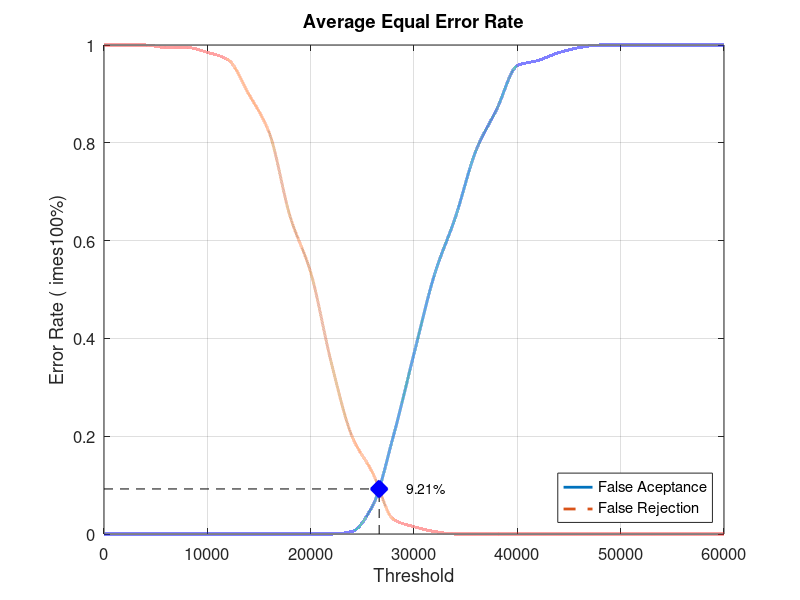
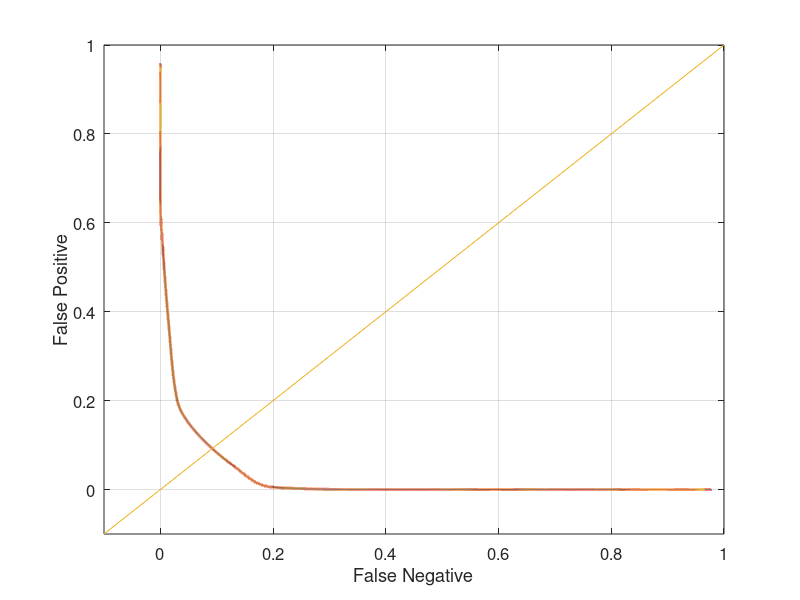

Recreate these plots in MATLAB, in order.
close all;
clear;
clc;
x = 0:2000:60000;
xq = 0:0.5:60000;

y0 = [0 0 0 0 0 0 0 0 0 0 0 0 0.00526316 0.0578947 0.2 0.368421 0.531579 0.647368 0.784211 0.868421 0.957895 0.968421 0.984211 0.994737 1 1 1 1 1 1 1]
yy0 = interp1(x, y0, xq, 'pchip');
y1 = [1 1 1 0.995 0.995 0.985 0.97 0.9 0.82 0.65 0.535 0.35 0.2 0.125 0.03 0.015 0.005 0 0 0 0 0 0 0 0 0 0 0 0 0 0]
yy1 = interp1(x, y1, xq, 'pchip');

% Calculating EER: 
y2 = abs(y0 - y1);
find(y2 == min(y2))
yy2 = abs(yy0 - yy1);
xEER = find(yy2 == min(yy2));
xEERIndex = xq(xEER) % X-axis EER
yEER = yy0(xEER) % Y-axis EER

main = figure
plot(xq, yy0,'-','LineWidth', 2);	hold on
plot(xq, yy1,'--','LineWidth', 2);	hold on
plot([xEERIndex xEERIndex], [0 yEER], 'k--');	hold on
plot([0 xEERIndex], [yEER yEER], 'k--');	hold on
plot(xEERIndex, yEER, 'bx', 'LineWidth', 10);	hold on
text(xEERIndex + 10 * xEERIndex / 100, yEER, [num2str(round((10000 * yEER)) / 100) '%'])
legend('False Aceptance', 'False Rejection', 'Location', 'SouthEast')
xlabel('Threshold')
ylabel('Error Rate (	imes100%)')
title('Average Equal Error Rate')
set(gca, 'FontSize', 12)
axis([0 60000 0 1])
grid on

print(main, 'Database5_3Main', '-dpng');
FNRxFPR = figure('Color', [1 1 1]);
plot(yy1, yy0, '-', yy1, yy0, 'LineWidth', 2);
hold on
y = -0.1:0.1:1
plot(y, y); 
set(gca, 'FontSize', 12)
xlabel('False Negative')
ylabel('False Positive')
axis([-0.1 1 -0.1 1])
set(gca, 'FontSize', 12)
grid on

print(FNRxFPR, 'Database5_3FNRxFPR','-dpng');
